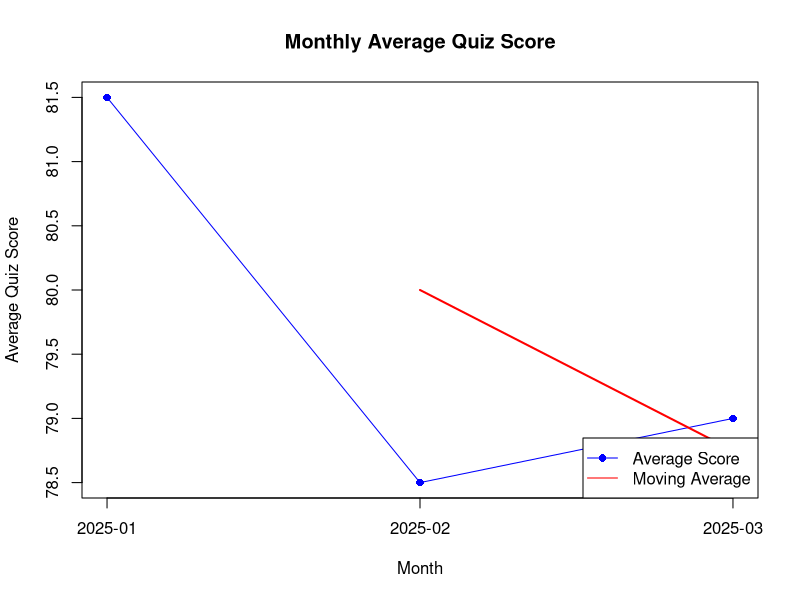

The R source for this figure:
# Create the dataset
student_data <- data.frame(
  Student_ID = c("L01","L02","L03","L04","L05","L06"),
  Gender = c("Male","Female","Male","Female","Male","Female"),
  Age = c(20,22,19,21,23,20),
  Course = c("R","R","SQL","R","R","SQL"),
  Study_Time = c(3.5,4.2,2.0,5.0,2.5,4.0),
  Videos_Watched = c(12,15,8,18,9,14),
  Quiz_Score = c(78,85,65,92,70,88),
  Login_Date = c("2025-01-05","2025-01-05",
                 "2025-02-08","2025-02-08",
                 "2025-03-12","2025-03-12")
)

# Convert Login_Date to Date format
student_data$Login_Date <- as.Date(student_data$Login_Date)

# Extract Month
student_data$Month <- format(student_data$Login_Date, "%Y-%m")

# Calculate Average Quiz Score per Month
monthly_avg <- aggregate(Quiz_Score ~ Month,
                         data = student_data,
                         mean)

# Display Average Quiz Scores
print(monthly_avg)

# Plot Line Chart
plot(monthly_avg$Quiz_Score,
     type = "o",
     col = "blue",
     pch = 16,
     xaxt = "n",
     xlab = "Month",
     ylab = "Average Quiz Score",
     main = "Monthly Average Quiz Score")

axis(1,
     at = 1:nrow(monthly_avg),
     labels = monthly_avg$Month)

# Calculate Moving Average (Window = 2)
moving_avg <- stats::filter(monthly_avg$Quiz_Score,
                            rep(1/2, 2),
                            sides = 1)

# Add Moving Average Line
lines(moving_avg,
      col = "red",
      lwd = 2)

# Add Legend
legend("bottomright",
       legend = c("Average Score", "Moving Average"),
       col = c("blue", "red"),
       lty = 1,
       pch = c(16, NA))
